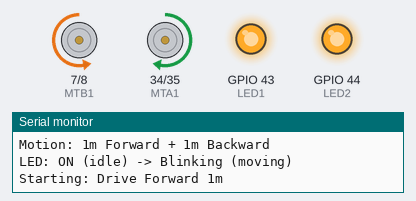
This sketch was run on a simulated ESP32. On the bench: motor-driver pin pairs drawn as motors (green arrow = first pin HIGH = forward, orange = second pin HIGH = backward, longer = more drive), output pins drawn as LEDs (lit = HIGH), the last lines printed to the serial monitor.

Above: at 0.2 s.
At 3.3 s:
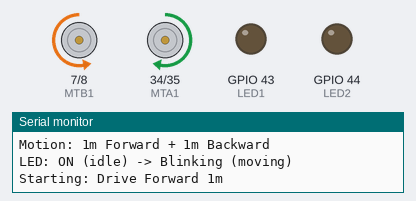
At 6.6 s:
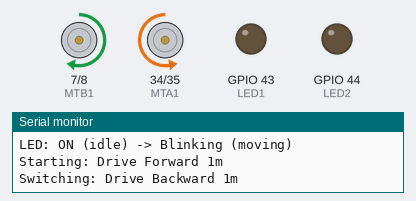
At 9.2 s:
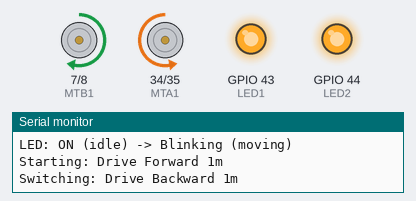
At 12.1 s:
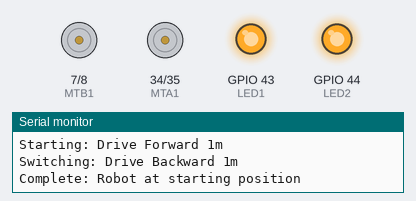
Timing chart, 0 to 13.6 s (numbered marks = the images above):
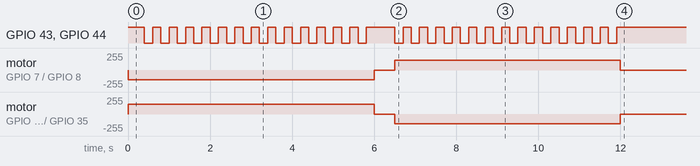

Measured:
- by itself, GPIO 43 (LED1), GPIO 44 (LED2): goes 13 × (LOW 0.20 s, HIGH 0.20 s), LOW 0.20 s, HIGH 0.70 s, 13 × (LOW 0.20 s, HIGH 0.20 s), LOW 0.20 s, then HIGH
- by itself, motor on GPIO 7 (MTB1) / GPIO 8 (MTB2): stopped → backward 149/255 at 0.00 s, → stopped 6.0 s later, → forward 149/255 0.50 s later, → stopped 5.5 s later

The sketch:

Q2.ino
```cpp
#include <Arduino.h>

// ---------- MOTOR DRIVER PINS ----------
#define MTA1 A6
#define MTA2 A7
#define MTB1 D8
#define MTB2 D9

// ---------- LED PINS ----------
#define LED1 D6
#define LED2 D7

// ---------- PWM CONFIG ----------
const int pwmFreq = 500;
const int pwmResolution = 10;
const int pwmA1_Ch = 0;
const int pwmA2_Ch = 1;
const int pwmB1_Ch = 2;
const int pwmB2_Ch = 3;

// ---------- MOTOR SPEED ----------
const int motorSpeed = 600;  // Range: 0-1023 (open-loop)
const int motorReverseSpeed = -600;

// ---------- DISTANCE & TIMING ----------
// Assumptions:
// - Robot speed at motorSpeed=600 is approximately 0.4 m/s (400 mm/s)
// - 1 meter = 2500 ms at this speed (1000 mm / 400 mm/s = 2.5 s)
const unsigned long DISTANCE_TIME = 6000;  // Time to travel 1 meter (ms)

// ---------- STATE MACHINE ----------
enum State {
  IDLE,
  MOVING_FORWARD,
  MOVING_BACKWARD,
  COMPLETE
};

State currentState = IDLE;
unsigned long stateStartTime = 0;
unsigned long blink_timer = 0;
bool led_state = false;

// ---------- Motor PWM Setup ----------
void setMotorA(int pwm) {
  pwm = constrain(pwm, -1023, 1023);
  if (pwm >= 0) {
    ledcWrite(pwmA1_Ch, pwm);
    ledcWrite(pwmA2_Ch, 0);
  } else {
    ledcWrite(pwmA1_Ch, 0);
    ledcWrite(pwmA2_Ch, -pwm);
  }
}

void setMotorB(int pwm) {
  pwm = constrain(pwm, -1023, 1023);
  if (pwm >= 0) {
    ledcWrite(pwmB1_Ch, 0);
    ledcWrite(pwmB2_Ch, pwm);
  } else {
    ledcWrite(pwmB1_Ch, -pwm);
    ledcWrite(pwmB2_Ch, 0);
  }
}

void stopMotors() {
  setMotorA(0);
  setMotorB(0);
}

void driveForward(int speed) {
  setMotorA(speed);
  setMotorB(speed);
}

void driveBackward(int speed) {
  setMotorA(speed);
  setMotorB(speed);
}

// ---------- LED Control ----------
void ledsOn() {
  digitalWrite(LED1, HIGH);
  digitalWrite(LED2, HIGH);
}

void ledsOff() {
  digitalWrite(LED1, LOW);
  digitalWrite(LED2, LOW);
}

void updateLEDs(bool isMoving) {
  if (!isMoving) {
    // Robot not moving: LEDs solid ON
    ledsOn();
  } else {
    // Robot moving: LEDs blinking (200ms period)
    unsigned long now = millis();
    if (now - blink_timer >= 200) {
      led_state = !led_state;
      if (led_state) {
        ledsOn();
      } else {
        ledsOff();
      }
      blink_timer = now;
    }
  }
}

// ---------- Setup Motor PWM ----------
void setupMotorPWM() {
  ledcSetup(pwmA1_Ch, pwmFreq, pwmResolution);
  ledcSetup(pwmA2_Ch, pwmFreq, pwmResolution);
  ledcSetup(pwmB1_Ch, pwmFreq, pwmResolution);
  ledcSetup(pwmB2_Ch, pwmFreq, pwmResolution);
  ledcAttachPin(MTA1, pwmA1_Ch);
  ledcAttachPin(MTA2, pwmA2_Ch);
  ledcAttachPin(MTB1, pwmB1_Ch);
  ledcAttachPin(MTB2, pwmB2_Ch);
}

// ---------- State Machine Update ----------
void updateStateMachine() {
  unsigned long elapsed = millis() - stateStartTime;

  switch (currentState) {
    case IDLE:
      // Initial state - transition to forward movement
      driveForward(motorSpeed);
      currentState = MOVING_FORWARD;
      stateStartTime = millis();
      Serial.println("Starting: Drive Forward 1m");
      break;

    case MOVING_FORWARD:
      // Moving forward - check if time elapsed
      if (elapsed >= DISTANCE_TIME) {
        stopMotors();
        currentState = MOVING_BACKWARD;
        stateStartTime = millis();
        Serial.println("Switching: Drive Backward 1m");
        delay(500);  // Brief pause between movements
      }
      break;

    case MOVING_BACKWARD:
      // Moving backward - check if time elapsed
      if (elapsed >= DISTANCE_TIME) {
        stopMotors();
        currentState = COMPLETE;
        stateStartTime = millis();
        Serial.println("Complete: Robot at starting position");
      } else {
        driveBackward(motorReverseSpeed);
      }
      break;

    case COMPLETE:
      // Motion complete - keep motors stopped
      stopMotors();
      break;
  }
}

// ---------- Main Setup ----------
void setup() {
  Serial.begin(115200);

  // LED setup
  pinMode(LED1, OUTPUT);
  pinMode(LED2, OUTPUT);
  ledsOn();  // Solid ON while idle

  // Motor PWM setup
  setupMotorPWM();

  // Initialize motors to stopped
  stopMotors();

  Serial.println("\n=== Open-Loop Motion Control ===");
  Serial.println("Motion: 1m Forward + 1m Backward");
  Serial.println("LED: ON (idle) -> Blinking (moving)");
}

// ---------- Main Loop ----------
void loop() {
  // Update state machine
  updateStateMachine();

  // Update LED based on motion state
  bool isMoving = (currentState == MOVING_FORWARD || currentState == MOVING_BACKWARD);
  updateLEDs(isMoving);

  // Small delay to prevent excessive CPU usage
  delayMicroseconds(100);
}
```
